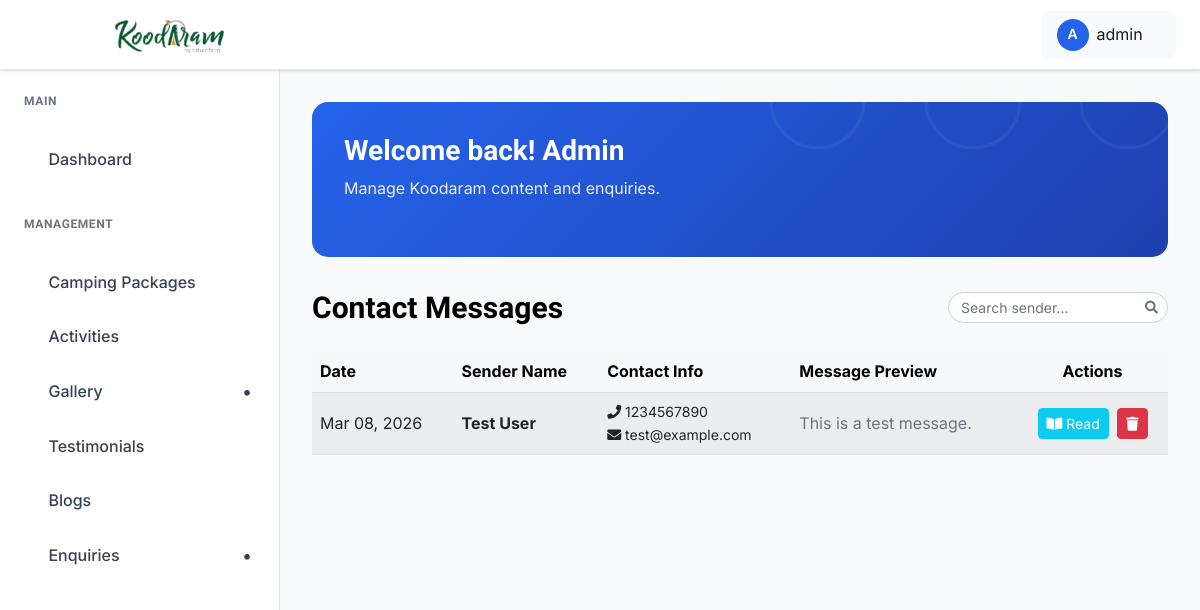
The app's page /dashboard/contacts/ (signed in) with its own data.
### koodaram_app/models.py (models this page shows, shortened)
class ContactMessage(models.Model):
    first_name = models.CharField(max_length=100)
    last_name = models.CharField(max_length=100)
    phone = models.CharField(max_length=20)
    email = models.EmailField(blank=True, null=True)
    message = models.TextField(blank=True)
    created_at = models.DateTimeField(auto_now_add=True)

### koodaram_app/views.py (the view)
# urls.py: path("dashboard/contacts/", views.view_contacts, name="view_contacts"),
@login_required(login_url="admin_login")
def view_contacts(request):
    contacts = ContactMessage.objects.all().order_by("-created_at")
    paginator = Paginator(contacts, 10)
    page_number = request.GET.get("page")
    page_obj = paginator.get_page(page_number)
    return render(request, "admin_pages/view_contacts.html", {"contacts": page_obj})

### koodaram_app/context_processors.py (called while the page is built)
def _star_parts(rating: float) -> list[str]:
    rating = max(0.0, min(5.0, float(rating)))
    full = int(rating)
    remainder = rating - full
    half = 1 if remainder >= 0.25 and remainder < 0.75 else 0
    if remainder >= 0.75:
        full = min(5, full + 1)
    empty = max(0, 5 - full - half)
    return (["full"] * full) + (["half"] * half) + (["empty"] * empty)

def google_reviews(request) -> dict[str, Any]:
    rating = getattr(settings, "GOOGLE_REVIEW_RATING", 0.0)
    count = getattr(settings, "GOOGLE_REVIEW_COUNT", 0)
    url = getattr(settings, "GOOGLE_REVIEW_URL", "")
    return {
        "google_review_rating": rating,
        "google_review_count": count,
        "google_review_url": url,
        "google_review_stars": _star_parts(rating),
    }

### templates/admin_pages/view_contacts.html (shortened to what this page needs)
{% extends "admin_pages/base.html" %}
{% load static %}
{% block content %}
<div class="dashboard__form__wraper">
     <div class="create__course__title mb-4 d-flex flex-wrap justify-content-between align-items-center gap-2">
        <h4 class="mb-0">Contact Messages</h4>
        <div class="d-flex align-items-center gap-2 ms-auto">
            <div class="search-box">
                <input type="text" id="contactSearchInput" class="form-control form-control-sm" placeholder="Search sender...">
            </div>
        </div>
    </div>
    <div class="custom-table-container">
        <table class="table table-striped table-hover align-middle">
            <thead class="table-light">
                <tr>
                    <th scope="col">Date</th>
                    <th scope="col">Sender Name</th>
                    <th scope="col">Contact Info</th>
                    <th scope="col">Message Preview</th>
                    <th scope="col" class="text-center">Actions</th>
                </tr>
            </thead>
            <tbody>
                {% for contact in contacts %}
                <tr>
                    <td>{{ contact.created_at|date:"M d, Y" }}</td>
                    <td><strong>{{ contact.first_name }} {{ contact.last_name }}</strong></td>
                    <td>
                        <div class="d-flex flex-column small">
                            <span><i class="fas fa-phone"></i> {{ contact.phone }}</span>
                            {% if contact.email %}<span><i class="fas fa-envelope"></i> {{ contact.email }}</span>{% endif %}
                        </div>
                    </td>
                    <td class="text-muted">{{ contact.message|truncatewords:8 }}</td>
                    <td class="text-center">
                        <button type="button" class="btn btn-sm btn-info me-1 text-white" data-bs-toggle="modal" data-bs-target="#readContactModal{{ contact.id }}">
                            <i class="fas fa-book-open"></i> Read
                        </button>
                        <button type="button" class="btn btn-sm btn-danger" data-bs-toggle="modal" data-bs-target="#deleteContactModal{{ contact.id }}">
                            <i class="fas fa-trash"></i>
                        </button>
                    </td>
                </tr>
                {% empty %}
                <tr>
                    <td colspan="5" class="text-center py-4">
                        <p class="text-muted">No contact messages yet.</p>
                    </td>
                </tr>
                {% endfor %}
            </tbody>
        </table>
    </div>
</div>
{% endblock %}

### templates/admin_pages/base.html (shortened to what this page needs)
{% load static %}
<!doctype html>
<html class="no-js" lang="en">
<head>
    <link rel="stylesheet" href="https://cdnjs.cloudflare.com/ajax/libs/toastr.js/latest/toastr.min.css">
    <link href="https://cdnjs.cloudflare.com/ajax/libs/font-awesome/5.15.4/css/all.min.css" rel="stylesheet">
    <link rel="stylesheet" href="{% static 'admin-static/assets/css/bootstrap.min.css' %}">
    <link rel="stylesheet" href="{% static 'admin-static/assets/css/icofont.min.css' %}">
    <link rel="stylesheet" href="{% static 'admin-static/assets/css/style.css' %}">
</head>
<body>
    <header class="dashboard-header">
        <div class="header-left">
            <a href="{% url 'admin_dashboard' %}" class="logo">
                <img src="{% static 'logo.png' %}" alt="Logo" style="height:200px;">
            </a>
        </div>
        <div class="header-right">
            <div class="user-profile-dropdown">
                <div class="user-profile-toggle">
                    <div class="user-avatar">
                        {{ request.user.username|first|upper }}
                    </div>
                    <span>{{ request.user.username}}</span>
                    <i class="icofont-simple-down"></i>
                </div>
            </div>
        </div>
    </header>
    <aside class="dashboard-sidebar" id="dashboardSidebar">
        <div class="sidebar-content">
            <div class="sidebar-section">
                <h6 class="sidebar-title">Main</h6>
                <ul class="sidebar-menu">
                    <li>
                        <a href="{% url 'admin_dashboard' %}"
                            class="{% if request.resolver_match.url_name == 'admin_dashboard' %}active{% endif %}">
                            <i class="icofont-dashboard"></i>
                            Dashboard
                        </a>
                    </li>
                </ul>
            </div>
            <div class="sidebar-section">
                <h6 class="sidebar-title">Management</h6>
                <ul class="sidebar-menu">
                    <li>
                        <a href="{% url 'admin_camping_package_list' %}"
                            class="{% if request.resolver_match.url_name == 'admin_camping_package_list' %}active{% endif %}">
                            <i class="icofont-quote-left"></i>
                            Camping Packages
                        </a>
                    </li>
                    <li>
                        <a href="{% url 'admin_activity_list' %}"
                            class="{% if request.resolver_match.url_name == 'admin_activity_list' %}active{% endif %}">
                            <i class="icofont-quote-left"></i>
                            Activities
                        </a>
                    </li>
                    <li
                        class="has-dropdown {% if request.resolver_match.url_name == 'list_image' or request.resolver_match.url_name == 'category_list' %}open{% endif %}">
                        <a href="#">
                            <i class="icofont-picture"></i>
                            Gallery
                        </a>
                    </li>
                    <li>
                        <a href="{% url 'review_list' %}"
                            class="{% if request.resolver_match.url_name == 'review_list' %}active{% endif %}">
                            <i class="icofont-quote-left"></i>
                            Testimonials
                        </a>
                    </li>
                    <li>
                        <a href="{% url 'admin_blog_list' %}"
                            class="{% if request.resolver_match.url_name == 'admin_blog_list' %}active{% endif %}">
                            <i class="icofont-newspaper"></i>
                            Blogs
                        </a>
                    </li>
                    <li class="has-dropdown">
                        <a href="#">
                            <i class="icofont-ui-messaging"></i>
                            Enquiries
                        </a>
                    </li>
                </ul>
            </div>
        </div>
    </aside>
    <main class="dashboard-main">
        <div class="dashboard-content">
            <div class="dashboard-banner">
                <div class="banner-content">
                    <h1 class="banner-title">Welcome back! Admin</h1>
                    <p class="banner-subtitle">Manage Koodaram content and enquiries.</p>
                </div>
            </div>
            {% block content %}{% endblock %}
        </div>
    </main>
</body>
</html>

### templates/admin_pages/base.html (style rules this page uses)
:root { --primary-blue: #2563eb; --dark-blue: #1e40af; --light-blue: #dbeafe; --sidebar-width: 280px; --header-height: 70px; --white: #ffffff; --gray-50: #f9fafb; --gray-100: #f3f4f6; --gray-200: #e5e7eb; --gray-300: #d1d5db; --gray-500: #6b7280; --gray-700: #374151; --gray-800: #1f2937; --gray-900: #111827; --shadow: 0 1px 3px 0 rgba(0, 0, 0, 0.1), 0 1px 2px 0 rgba(0, 0, 0, 0.06); --shadow-lg: 0 10px 15px -3px rgba(0, 0, 0, 0.1), 0 4px 6px -2px rgba(0, 0, 0, 0.05); }
* { margin: 0; padding: 0; box-sizing: border-box; }
body { font-family: 'Inter', 'Segoe UI', Tahoma, Geneva, Verdana, sans-serif; background-color: var(--gray-50); color: var(--gray-900); line-height: 1.6; }
.dashboard-header { position: fixed; top: 0; left: 0; right: 0; height: var(--header-height); background: var(--white); border-bottom: 1px solid var(--gray-200); box-shadow: var(--shadow); z-index: 1000; display: flex; align-items: center; padding: 0 24px; }
.header-left { display: flex; align-items: center; gap: 16px; }
.logo { display: flex; align-items: center; gap: 8px; color: var(--primary-blue); font-weight: 700; font-size: 20px; text-decoration: none; }
.logo img { padding-left: 0; width: auto; }
.header-right { margin-left: auto; display: flex; align-items: center; gap: 16px; }
.user-avatar { width: 32px; height: 32px; border-radius: 50%; background: var(--primary-blue); display: flex; align-items: center; justify-content: center; color: var(--white); font-weight: 600; font-size: 14px; }
.dashboard-sidebar { position: fixed; top: var(--header-height); left: 0; width: var(--sidebar-width); height: calc(100vh - var(--header-height)); background: var(--white); border-right: 1px solid var(--gray-200); overflow-y: auto; z-index: 999; transition: transform 0.3s ease; }
.sidebar-content { padding: 24px 0; }
.sidebar-section { margin-bottom: 32px; }
.sidebar-title { padding: 0 24px 12px; font-size: 12px; font-weight: 600; text-transform: uppercase; color: var(--gray-500); letter-spacing: 0.05em; }
.sidebar-menu { list-style: none; }
.sidebar-menu li { margin-bottom: 4px; display: block; width: 100%; }
.sidebar-menu a { display: flex; align-items: center; gap: 12px; padding: 12px 24px; color: var(--gray-700); text-decoration: none; font-weight: 500; transition: all 0.2s; position: relative; }
.has-dropdown>a::after { content: '•'; font-family: inherit; font-weight: bold; font-size: 18px; margin-left: auto; transition: transform 0.3s ease; display: inline-block; width: 16px; text-align: center; }
.dashboard-main { margin-left: var(--sidebar-width); margin-top: var(--header-height); min-height: calc(100vh - var(--header-height)); overflow-y: auto; }
.dashboard-content { padding: 32px; }
.dashboard-banner { background: linear-gradient(135deg, var(--primary-blue) 0%, var(--dark-blue) 100%); border-radius: 16px; padding: 32px; color: var(--white); margin-bottom: 32px; position: relative; overflow: hidden; }
.dashboard-banner::before { content: ''; position: absolute; top: -50%; right: -50%; width: 100%; height: 100%; opacity: 0.5; }
.banner-content { position: relative; z-index: 1; }
.banner-title { font-size: 28px; font-weight: 700; margin-bottom: 8px; color: var(--white); }
.banner-subtitle { font-size: 16px; opacity: 0.9; margin-bottom: 24px; color: var(--white); }
.user-profile-dropdown { position: relative; margin-left: 10px; }
.user-profile-toggle { display: flex; align-items: center; gap: 8px; padding: 8px 16px; border-radius: 8px; background: var(--gray-50); cursor: pointer; transition: all 0.2s; }
.user-profile-toggle i { font-size: 12px; transition: transform 0.3s ease; }
.search-box { width: 220px; position: relative; transition: all 0.3s ease; }
.search-box input { width: 100%; border-radius: 20px; padding-left: 12px; padding-right: 32px; font-size: 14px; transition: all 0.2s ease; }
.search-box::after { content: "\f002"; font-family: "Font Awesome 5 Free"; font-weight: 900; position: absolute; right: 10px; top: 50%; transform: translateY(-50%); color: #6c757d; pointer-events: none; font-size: 13px; }
body { -webkit-user-select: none; -moz-user-select: none; -ms-user-select: none; user-select: none; }

### records on screen
ContactMessage: created_at "Mar 08, 2026", first_name "Test", last_name "User", phone "1234567890", email "test@example.com", message "This is a test message."

### other values on screen
{{ request.user.username|first|upper }} "A"
{{ request.user.username }} "admin"
